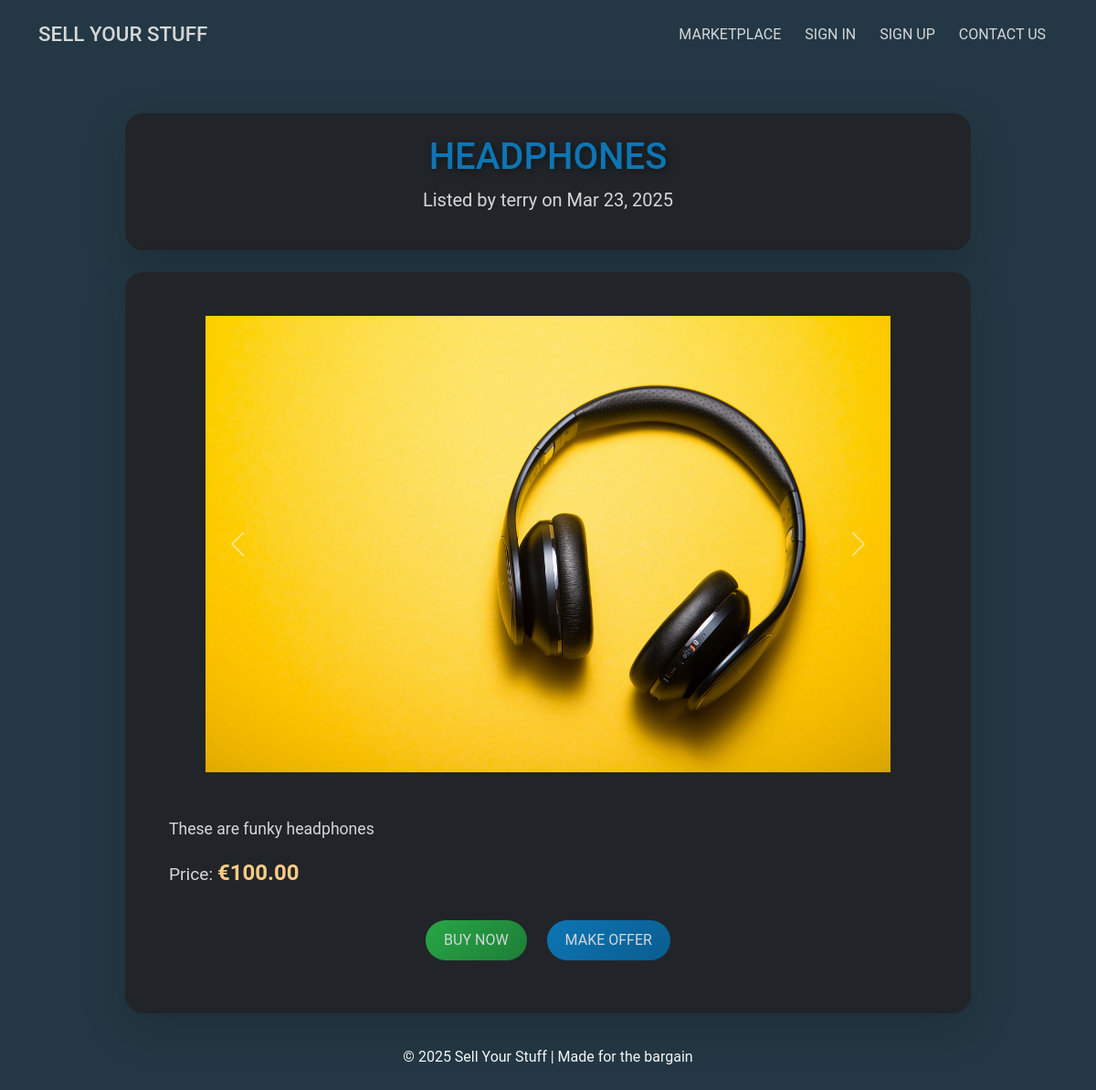
The app's page /sales/1/, older data.
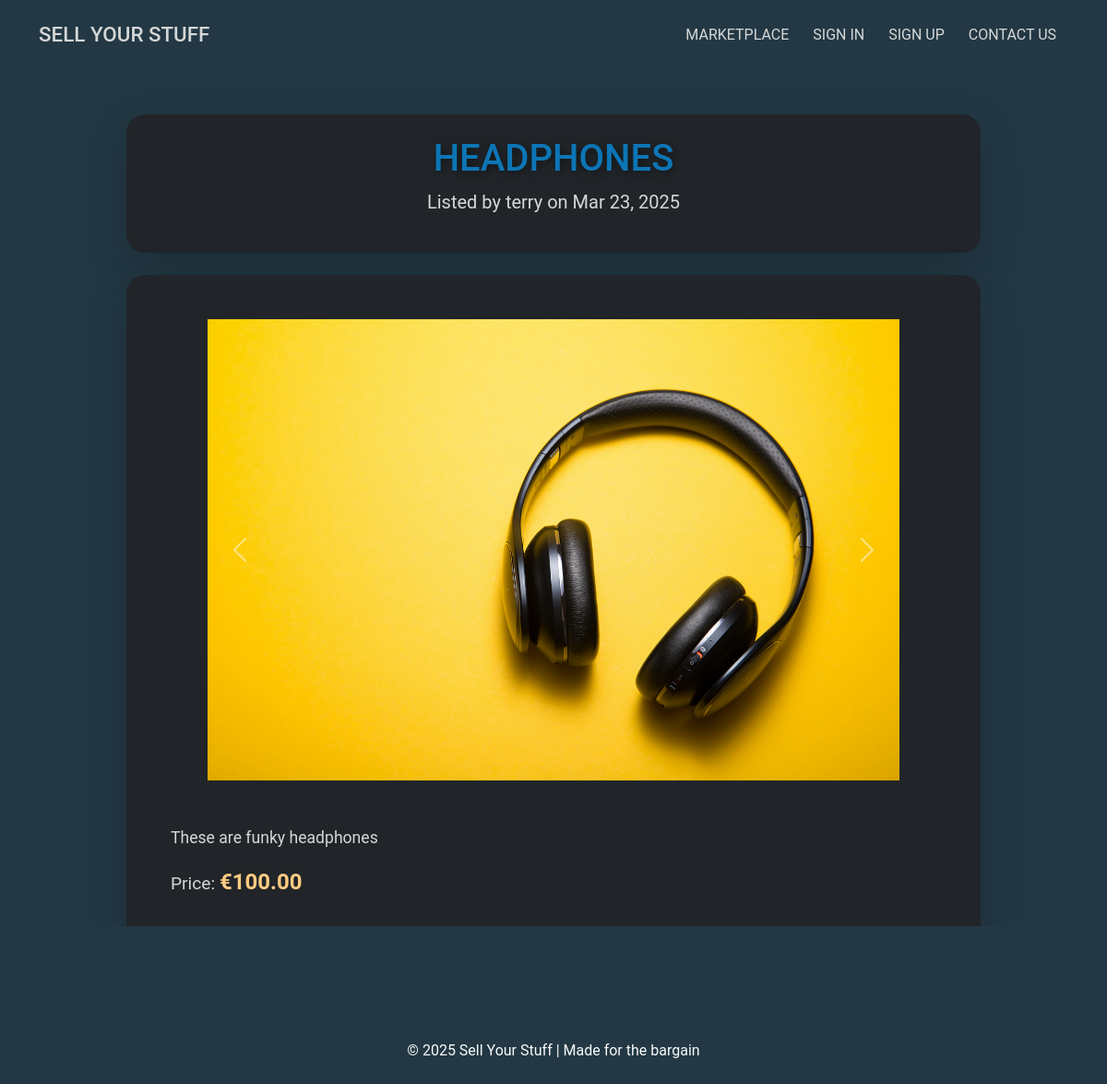
The same page, newer data.
### sales/views.py (the view)
# urls.py: path("<int:sale_id>/", views.sale_detail, name="sale_detail"),
def sale_detail(request, sale_id):
    sale = get_object_or_404(Sale, id=sale_id)
    purchase = None
    highest_offer = (
        Offer.objects.filter(sale=sale, status="pending").order_by("-amount").first()
    )
    accepted_offer = None
    if sale.status == "sold" and request.user.is_authenticated:
        purchase = Purchase.objects.filter(sale=sale, buyer=request.user).first()
        accepted_offer = Offer.objects.filter(
            sale=sale, status__in=["accepted", "paid"]
        ).first()
    return render(
        request,
        "sales/sale_detail.html",
        {
            "sale": sale,
            "purchase": purchase,
            "highest_offer": highest_offer,
            "offer": accepted_offer,  # To pass the accepted offer to the template
        },
    )

### sell_ur_stuff_site/context_processors.py (called while the page is built)
def unread_notifications(request):
    if request.user.is_authenticated:
        unread_count = Notification.objects.filter(
            user=request.user, is_read=False
        ).count()
    else:
        unread_count = 0
    return {"unread_notifications": unread_count}

### sales/templates/sales/sale_detail.html (shortened to what this page needs)
{% extends "base.html" %}
{% load static %}
{% block content %}
<div class="container mt-5 sale-detail-container">
    <div class="row justify-content-center mb-4 animate__animated animate__fadeIn">
        <div class="col-lg-10">
            <div class="card bg-dark text-light shadow-lg border-0">
                <div class="card-body text-center p-4">
                    <h1 class="sale-detail-title">{{ sale.title }}</h1>
                    <p class="lead lead-secondary">Listed by {{ sale.user.username }} on {{ sale.created_at|date:"M d, Y" }}</p>
                </div>
            </div>
        </div>
    </div>
    <div class="row justify-content-center">
        <div class="col-lg-10">
            <div class="card bg-dark text-light shadow-lg border-0 animate__animated animate__fadeInUp">
                <div class="card-body p-5">
                    {% if sale.main_image or sale.image_1 or sale.image_2 or sale.image_3 %}
                        <div id="saleCarousel" class="carousel slide mb-5 carousel-custom" data-bs-ride="carousel">
                            <div class="carousel-inner">
                                {% if sale.main_image %}
                                    <div class="carousel-item active">
                                        <img src="{{ sale.main_image.url }}" alt="{{ sale.title }}" class="d-block w-100 sale-image-listing" height="" width="">
                                    </div>
                                {% endif %}
                            </div>
                            <button class="carousel-control-prev" type="button" data-bs-target="#saleCarousel" data-bs-slide="prev">
                                <span class="carousel-control-prev-icon carousel-control-custom" aria-hidden="true"></span>
                            </button>
                            <button class="carousel-control-next" type="button" data-bs-target="#saleCarousel" data-bs-slide="next">
                                <span class="carousel-control-next-icon carousel-control-custom" aria-hidden="true"></span>
                            </button>
                        </div>
                    {% endif %}
                    <div class="sale-details">
                        <p class="sale-description">{{ sale.description }}</p>
                        <p class="sale-price">Price: <span class="price-highlight">€{{ sale.price }}</span></p>
                    </div>
                    <div class="sale-actions mt-4 text-center">
                        {% if user == sale.user and sale.status == "available" %}
                            <a href="{% url 'sale_update' sale.id %}" class="btn btn-custom btn-warning-custom me-2">Edit Listing</a>
                            <form method="post" action="{% url 'sale_delete' sale.id %}" class="inline-form">
                                {% csrf_token %}
                                <button type="submit" class="btn btn-custom btn-danger-custom">Delete Listing</button>
                            </form>
                        {% elif sale.status == "available" %}
                            <a href="{% url 'buy_product' sale.id %}" class="btn btn-custom btn-success-custom me-2">Buy Now</a>
                            <a href="{% url 'make_offer' sale.id %}" class="btn btn-custom btn-warning-custom">Make Offer</a>
                        {% else %}
                            {% if purchase %}
                                <p class="status-message text-success">Congrats on your purchase!</p>
                            {% elif user == sale.user %}
                                <p class="status-message text-success">Great News! This item has sold for €{{ offer.amount }}.</p>
                            {% else %}
                                <p class="status-message text-muted">This item has been sold.</p>
                            {% endif %}
                        {% endif %}
                    </div>
                </div>
            </div>
        </div>
    </div>
</div>
{% endblock content %}

Row changes from the older to the newer data that the page shows:
changed Sale "HEADPHONES": status "available" → "pending" (drawn)
Text that changed along with them:
text no longer shown: "BUY NOW MAKE OFFER"
